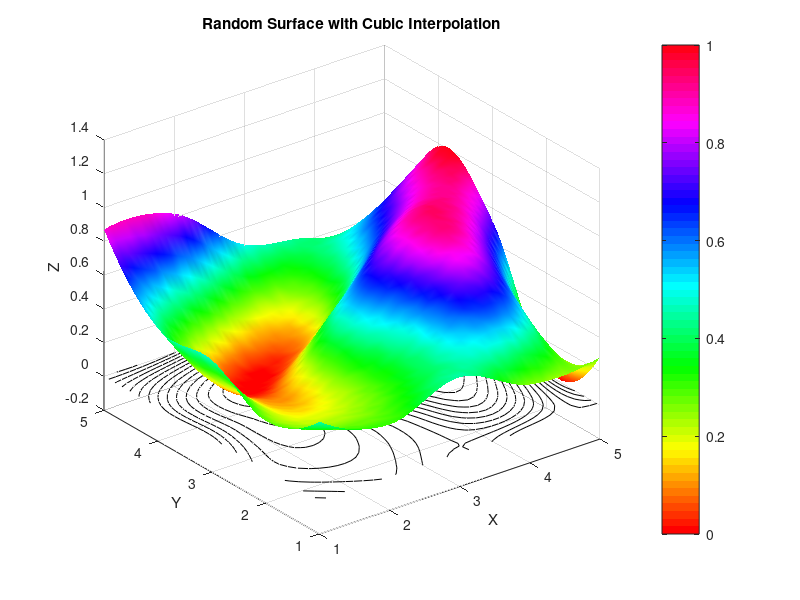

Here is the MATLAB script that generated this plot:
% Create a random surface
Z0 = rand(5);  % 5x5 matrix of random values between 0 and 1

% Create X0 and Y0 using meshgrid with vector 1:5
[X0, Y0] = meshgrid(1:5);

% Create X1 and Y1 using meshgrid with vector 1:0.1:5
[X1, Y1] = meshgrid(1:0.1:5);

% Interpolate to get Z1 using cubic interpolation
Z1 = interp2(X0, Y0, Z0, X1, Y1, 'cubic');

% Plot the surface
figure;
surf(X1, Y1, Z1);
colormap(hsv);
shading interp;
xlabel('X');
ylabel('Y');
zlabel('Z');
title('Random Surface with Cubic Interpolation');

% Plot the 15-line contour on the same axes
hold on;
contour(X1, Y1, Z1, 15, 'k');  % 15 contour lines
hold off;

% Add a colorbar
colorbar;

% Set the color axis to be from 0 to 1
caxis([0, 1]);

%%  Question 2
